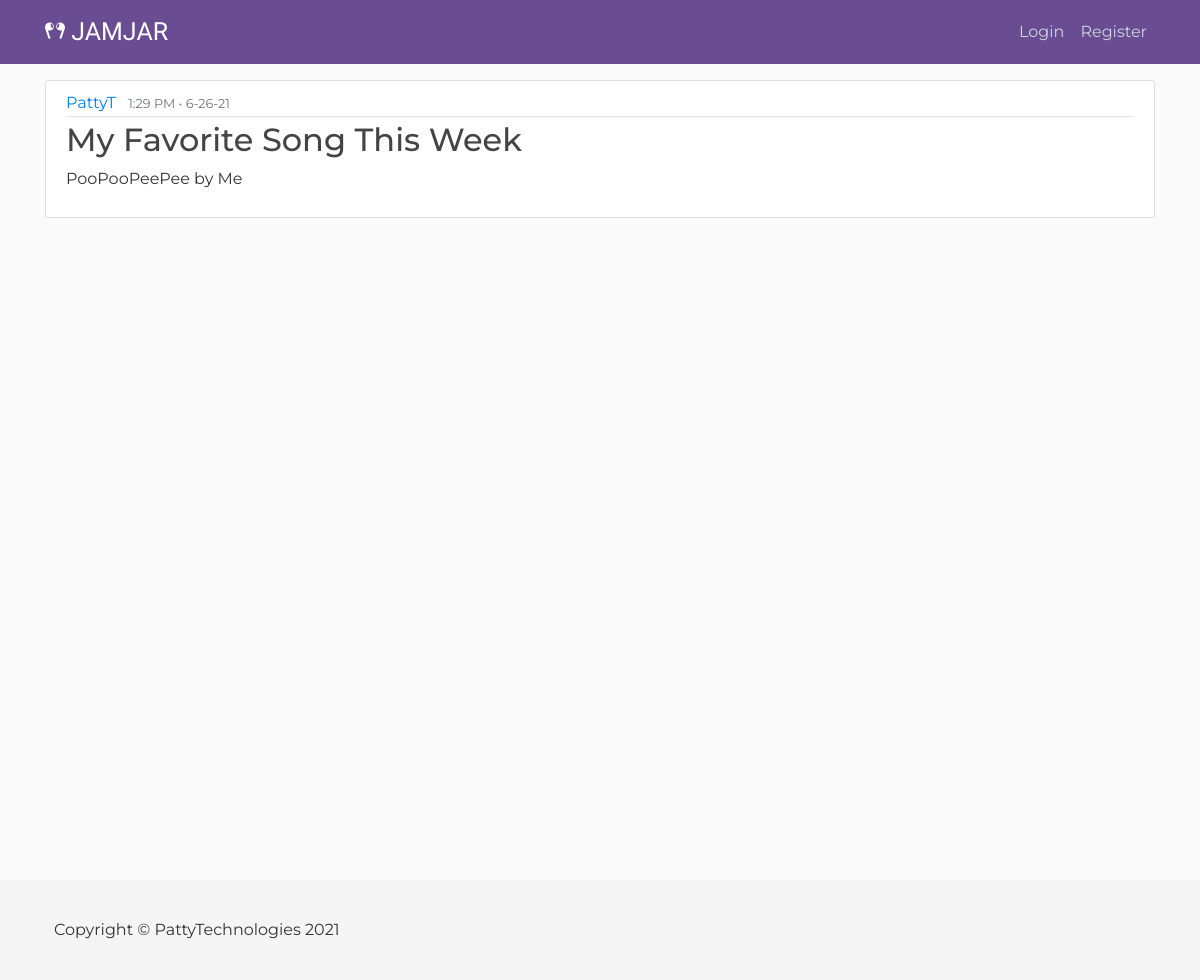
The page / on the database its author committed.
### blog/models.py (models this page shows)
class Post(models.Model):
    title = models.CharField(max_length = 100)
    content = models.TextField()
    date_posted = models.DateTimeField(default=timezone.now)
    author = models.ForeignKey(User, on_delete = models.CASCADE)

### blog/views.py (the view)
# urls.py: path('', views.home, name = 'blog-home')
def home(request):
    context = {
        'posts' : Post.objects.all()
    }
    return render(request, 'blog/home.html', context)

### blog/templates/blog/home.html
{% extends "blog/base.html" %}
{% block content %}
    {% for post in posts %}
        <article class="media content-section">
            <div class="media-body">
                <div class="article-metadata">
                    <a class="mr-2" href="#">{{ post.author }}</a>
                    <small class="text-muted">{{ post.date_posted|date:"g:i A • n-j-y" }}</small>
                </div>
                <h2><a class="article-title" href="#">{{ post.title }}</a></h2>
                <p class="article-content">{{ post.content }}</p>
            </div>
        </article>
    {% endfor %}
{% endblock content %}

### blog/static/blog/main.css (style rules this page uses)
body { background: #fafafa; color: #333333; margin-top: 5rem; font-family: 'Montserrat', sans-serif }
h1, h2, h3, h4, h5, h6 { color: #444444; }
.content-section { background: #ffffff; padding: 10px 20px; border: 1px solid #dddddd; border-radius: 3px; margin-bottom: 20px; }
.article-title { color: #444444; }
.article-content { white-space: pre-line; }
.article-metadata { padding-bottom: 1px; margin-bottom: 4px; border-bottom: 1px solid #e3e3e3 }

### rows shown on the page
Post: author "PattyT", date_posted "1:29 PM • 6-26-21", title "My Favorite Song This Week", content "PooPooPeePee by Me"
